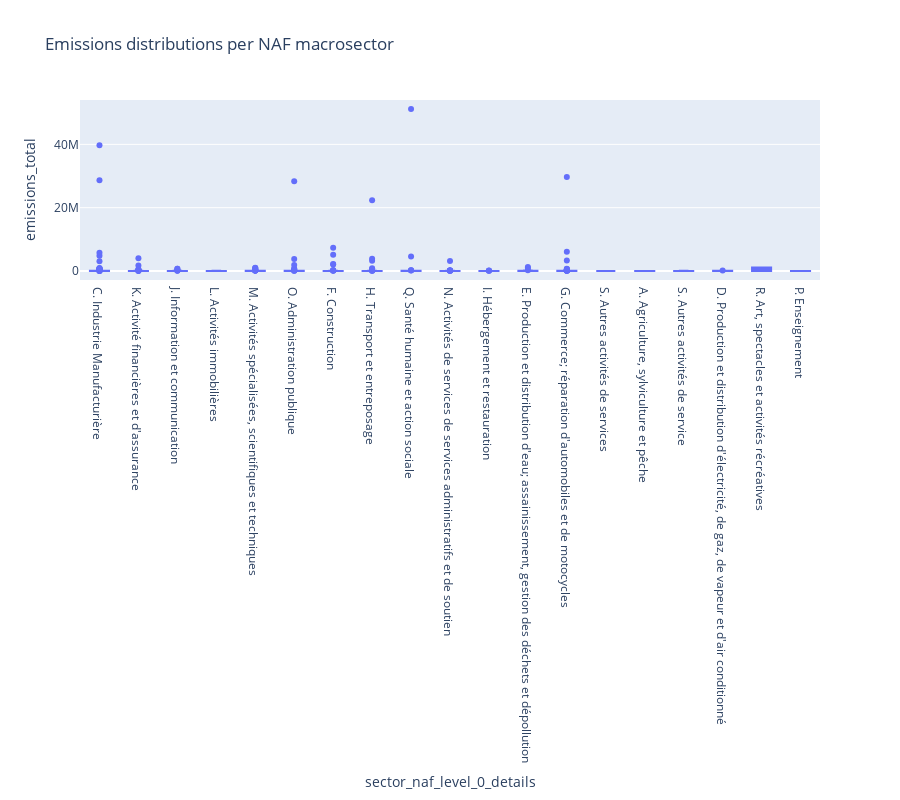

Here is the notebook cell this chart was saved with:
### Code cell
px.box(df_train, y =df_train['emissions_total'], x = df_train['sector_naf_level_0_details'],  height = 800, title= " Emissions distributions per NAF macrosector" )

#you can zoom on the graph if needed

### Figure 1 — Plotly figure (JSON) as saved in the notebook; plotly's stock layout.template omitted (floating-point values rounded to 4 significant figures; data arrays with more than 128 entries replaced by an {"elided": "..."} marker saying what was removed)
{"data": [{"alignmentgroup": "True", "hovertemplate": "sector_naf_level_0_details=%{x}<br>emissions_total=%{y}<extra></extra>", "legendgroup": "", "marker": {"color": "#636efa"}, "name": "", "notched": false, "offsetgroup": "", "orientation": "v", "showlegend": false, "type": "box", "x": {"elided": "1261 str values"}, "x0": " ", "xaxis": "x", "y": {"elided": "1261 float values"}, "y0": " ", "yaxis": "y"}], "layout": {"boxmode": "group", "height": 800, "legend": {"tracegroupgap": 0}, "title": {"text": " Emissions distributions per NAF macrosector"}, "xaxis": {"anchor": "y", "domain": [0, 1], "title": {"text": "sector_naf_level_0_details"}}, "yaxis": {"anchor": "x", "domain": [0, 1], "title": {"text": "emissions_total"}}}}
